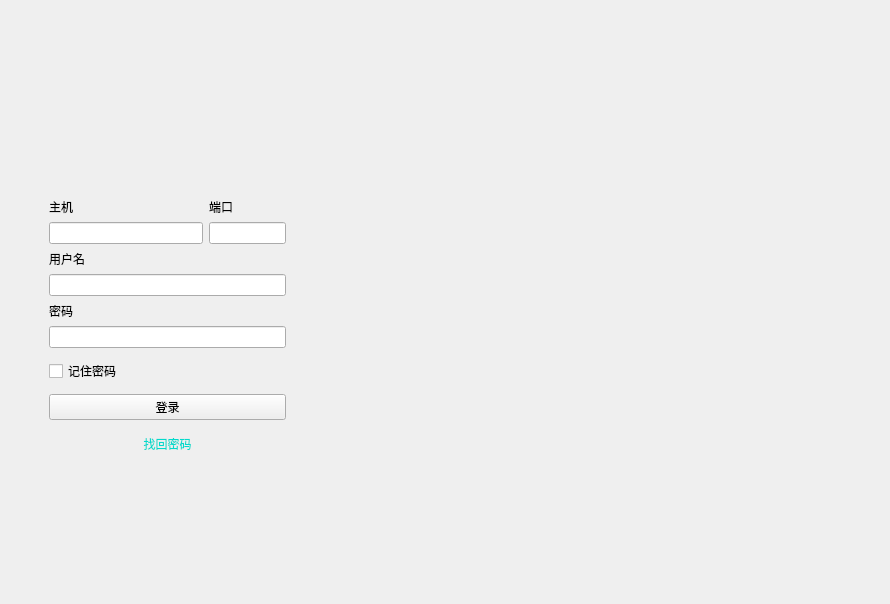
<?xml version="1.0" encoding="UTF-8"?>
<ui version="4.0">
 <class>Form</class>
 <widget class="QWidget" name="Form">
  <property name="geometry">
   <rect>
    <x>0</x>
    <y>0</y>
    <width>890</width>
    <height>604</height>
   </rect>
  </property>
  <property name="windowTitle">
   <string>Form</string>
  </property>
  <property name="styleSheet">
   <string notr="true">#Form{
	image: url(:/11/x.jpg);
}</string>
  </property>
  <layout class="QHBoxLayout" name="horizontalLayout">
   <property name="spacing">
    <number>0</number>
   </property>
   <property name="leftMargin">
    <number>0</number>
   </property>
   <property name="topMargin">
    <number>0</number>
   </property>
   <property name="rightMargin">
    <number>0</number>
   </property>
   <property name="bottomMargin">
    <number>0</number>
   </property>
   <item>
    <spacer name="horizontalSpacer">
     <property name="orientation">
      <enum>Qt::Horizontal</enum>
     </property>
     <property name="sizeHint" stdset="0">
      <size>
       <width>40</width>
       <height>20</height>
      </size>
     </property>
    </spacer>
   </item>
   <item>
    <widget class="QWidget" name="widget" native="true">
     <property name="sizePolicy">
      <sizepolicy hsizetype="Preferred" vsizetype="Preferred">
       <horstretch>3</horstretch>
       <verstretch>0</verstretch>
      </sizepolicy>
     </property>
     <property name="styleSheet">
      <string notr="true"/>
     </property>
     <layout class="QVBoxLayout" name="verticalLayout">
      <item>
       <spacer name="verticalSpacer">
        <property name="orientation">
         <enum>Qt::Vertical</enum>
        </property>
        <property name="sizeType">
         <enum>QSizePolicy::Expanding</enum>
        </property>
        <property name="sizeHint" stdset="0">
         <size>
          <width>200</width>
          <height>60</height>
         </size>
        </property>
       </spacer>
      </item>
      <item>
       <widget class="QLabel" name="label_2">
        <property name="sizePolicy">
         <sizepolicy hsizetype="Preferred" vsizetype="Preferred">
          <horstretch>0</horstretch>
          <verstretch>0</verstretch>
         </sizepolicy>
        </property>
        <property name="text">
         <string/>
        </property>
        <property name="textFormat">
         <enum>Qt::AutoText</enum>
        </property>
        <property name="pixmap">
         <pixmap>屏幕截图 2024-04-09 214524.png</pixmap>
        </property>
        <property name="scaledContents">
         <bool>false</bool>
        </property>
        <property name="alignment">
         <set>Qt::AlignCenter</set>
        </property>
       </widget>
      </item>
      <item>
       <spacer name="verticalSpacer_2">
        <property name="orientation">
         <enum>Qt::Vertical</enum>
        </property>
        <property name="sizeType">
         <enum>QSizePolicy::Fixed</enum>
        </property>
        <property name="sizeHint" stdset="0">
         <size>
          <width>20</width>
          <height>30</height>
         </size>
        </property>
       </spacer>
      </item>
      <item>
       <layout class="QGridLayout" name="gridLayout">
        <item row="1" column="0">
         <widget class="BodyLabel" name="BodyLabel_2">
          <property name="sizePolicy">
           <sizepolicy hsizetype="Preferred" vsizetype="Preferred">
            <horstretch>2</horstretch>
            <verstretch>0</verstretch>
           </sizepolicy>
          </property>
          <property name="text">
           <string>主机</string>
          </property>
         </widget>
        </item>
        <item row="2" column="0">
         <widget class="LineEdit" name="LineEdit_2">
          <property name="sizePolicy">
           <sizepolicy hsizetype="Preferred" vsizetype="Fixed">
            <horstretch>0</horstretch>
            <verstretch>0</verstretch>
           </sizepolicy>
          </property>
         </widget>
        </item>
        <item row="2" column="1">
         <widget class="LineEdit" name="LineEdit">
          <property name="sizePolicy">
           <sizepolicy hsizetype="Preferred" vsizetype="Fixed">
            <horstretch>0</horstretch>
            <verstretch>0</verstretch>
           </sizepolicy>
          </property>
         </widget>
        </item>
        <item row="1" column="1">
         <widget class="BodyLabel" name="BodyLabel">
          <property name="sizePolicy">
           <sizepolicy hsizetype="Preferred" vsizetype="Preferred">
            <horstretch>1</horstretch>
            <verstretch>0</verstretch>
           </sizepolicy>
          </property>
          <property name="text">
           <string>端口</string>
          </property>
         </widget>
        </item>
       </layout>
      </item>
      <item>
       <widget class="BodyLabel" name="BodyLabel_4">
        <property name="text">
         <string>用户名</string>
        </property>
       </widget>
      </item>
      <item>
       <widget class="LineEdit" name="LineEdit_4"/>
      </item>
      <item>
       <widget class="BodyLabel" name="BodyLabel_3">
        <property name="text">
         <string>密码</string>
        </property>
       </widget>
      </item>
      <item>
       <widget class="LineEdit" name="LineEdit_3"/>
      </item>
      <item>
       <spacer name="verticalSpacer_4">
        <property name="orientation">
         <enum>Qt::Vertical</enum>
        </property>
        <property name="sizeType">
         <enum>QSizePolicy::Fixed</enum>
        </property>
        <property name="sizeHint" stdset="0">
         <size>
          <width>20</width>
          <height>5</height>
         </size>
        </property>
       </spacer>
      </item>
      <item>
       <widget class="CheckBox" name="CheckBox">
        <property name="sizePolicy">
         <sizepolicy hsizetype="Minimum" vsizetype="Fixed">
          <horstretch>7</horstretch>
          <verstretch>0</verstretch>
         </sizepolicy>
        </property>
        <property name="text">
         <string>记住密码</string>
        </property>
       </widget>
      </item>
      <item>
       <spacer name="verticalSpacer_5">
        <property name="orientation">
         <enum>Qt::Vertical</enum>
        </property>
        <property name="sizeType">
         <enum>QSizePolicy::Fixed</enum>
        </property>
        <property name="sizeHint" stdset="0">
         <size>
          <width>20</width>
          <height>5</height>
         </size>
        </property>
       </spacer>
      </item>
      <item>
       <widget class="PrimaryPushButton" name="PrimaryPushButton">
        <property name="text">
         <string>登录</string>
        </property>
        <property name="flat">
         <bool>false</bool>
        </property>
       </widget>
      </item>
      <item>
       <spacer name="verticalSpacer_6">
        <property name="orientation">
         <enum>Qt::Vertical</enum>
        </property>
        <property name="sizeType">
         <enum>QSizePolicy::Fixed</enum>
        </property>
        <property name="sizeHint" stdset="0">
         <size>
          <width>20</width>
          <height>5</height>
         </size>
        </property>
       </spacer>
      </item>
      <item>
       <widget class="QPushButton" name="pushButton">
        <property name="palette">
         <palette>
          <active>
           <colorrole role="WindowText">
            <brush brushstyle="SolidPattern">
             <color alpha="255">
              <red>2</red>
              <green>218</green>
              <blue>204</blue>
             </color>
            </brush>
           </colorrole>
           <colorrole role="Button">
            <brush brushstyle="SolidPattern">
             <color alpha="255">
              <red>249</red>
              <green>236</green>
              <blue>232</blue>
             </color>
            </brush>
           </colorrole>
           <colorrole role="Light">
            <brush brushstyle="SolidPattern">
             <color alpha="255">
              <red>212</red>
              <green>255</green>
              <blue>255</blue>
             </color>
            </brush>
           </colorrole>
           <colorrole role="Midlight">
            <brush brushstyle="SolidPattern">
             <color alpha="255">
              <red>148</red>
              <green>255</green>
              <blue>255</blue>
             </color>
            </brush>
           </colorrole>
           <colorrole role="Dark">
            <brush brushstyle="SolidPattern">
             <color alpha="255">
              <red>42</red>
              <green>127</green>
              <blue>127</blue>
             </color>
            </brush>
           </colorrole>
           <colorrole role="Mid">
            <brush brushstyle="SolidPattern">
             <color alpha="255">
              <red>57</red>
              <green>170</green>
              <blue>170</blue>
             </color>
            </brush>
           </colorrole>
           <colorrole role="Text">
            <brush brushstyle="SolidPattern">
             <color alpha="255">
              <red>2</red>
              <green>218</green>
              <blue>204</blue>
             </color>
            </brush>
           </colorrole>
           <colorrole role="BrightText">
            <brush brushstyle="SolidPattern">
             <color alpha="255">
              <red>255</red>
              <green>255</green>
              <blue>255</blue>
             </color>
            </brush>
           </colorrole>
           <colorrole role="ButtonText">
            <brush brushstyle="SolidPattern">
             <color alpha="255">
              <red>2</red>
              <green>218</green>
              <blue>204</blue>
             </color>
            </brush>
           </colorrole>
           <colorrole role="Base">
            <brush brushstyle="SolidPattern">
             <color alpha="255">
              <red>249</red>
              <green>236</green>
              <blue>232</blue>
             </color>
            </brush>
           </colorrole>
           <colorrole role="Window">
            <brush brushstyle="SolidPattern">
             <color alpha="255">
              <red>249</red>
              <green>236</green>
              <blue>232</blue>
             </color>
            </brush>
           </colorrole>
           <colorrole role="Shadow">
            <brush brushstyle="SolidPattern">
             <color alpha="255">
              <red>0</red>
              <green>0</green>
              <blue>0</blue>
             </color>
            </brush>
           </colorrole>
           <colorrole role="AlternateBase">
            <brush brushstyle="SolidPattern">
             <color alpha="255">
              <red>251</red>
              <green>233</green>
              <blue>229</blue>
             </color>
            </brush>
           </colorrole>
           <colorrole role="ToolTipBase">
            <brush brushstyle="SolidPattern">
             <color alpha="255">
              <red>255</red>
              <green>255</green>
              <blue>220</blue>
             </color>
            </brush>
           </colorrole>
           <colorrole role="ToolTipText">
            <brush brushstyle="SolidPattern">
             <color alpha="255">
              <red>0</red>
              <green>0</green>
              <blue>0</blue>
             </color>
            </brush>
           </colorrole>
           <colorrole role="PlaceholderText">
            <brush brushstyle="SolidPattern">
             <color alpha="128">
              <red>2</red>
              <green>218</green>
              <blue>204</blue>
             </color>
            </brush>
           </colorrole>
          </active>
          <inactive>
           <colorrole role="WindowText">
            <brush brushstyle="SolidPattern">
             <color alpha="255">
              <red>2</red>
              <green>218</green>
              <blue>204</blue>
             </color>
            </brush>
           </colorrole>
           <colorrole role="Button">
            <brush brushstyle="SolidPattern">
             <color alpha="255">
              <red>249</red>
              <green>236</green>
              <blue>232</blue>
             </color>
            </brush>
           </colorrole>
           <colorrole role="Light">
            <brush brushstyle="SolidPattern">
             <color alpha="255">
              <red>212</red>
              <green>255</green>
              <blue>255</blue>
             </color>
            </brush>
           </colorrole>
           <colorrole role="Midlight">
            <brush brushstyle="SolidPattern">
             <color alpha="255">
              <red>148</red>
              <green>255</green>
              <blue>255</blue>
             </color>
            </brush>
           </colorrole>
           <colorrole role="Dark">
            <brush brushstyle="SolidPattern">
             <color alpha="255">
              <red>42</red>
              <green>127</green>
              <blue>127</blue>
             </color>
            </brush>
           </colorrole>
           <colorrole role="Mid">
            <brush brushstyle="SolidPattern">
             <color alpha="255">
              <red>57</red>
              <green>170</green>
              <blue>170</blue>
             </color>
            </brush>
           </colorrole>
           <colorrole role="Text">
            <brush brushstyle="SolidPattern">
             <color alpha="255">
              <red>2</red>
              <green>218</green>
              <blue>204</blue>
             </color>
            </brush>
           </colorrole>
           <colorrole role="BrightText">
            <brush brushstyle="SolidPattern">
             <color alpha="255">
              <red>255</red>
              <green>255</green>
              <blue>255</blue>
             </color>
            </brush>
           </colorrole>
           <colorrole role="ButtonText">
            <brush brushstyle="SolidPattern">
             <color alpha="255">
              <red>2</red>
              <green>218</green>
              <blue>204</blue>
             </color>
            </brush>
           </colorrole>
           <colorrole role="Base">
            <brush brushstyle="SolidPattern">
             <color alpha="255">
              <red>249</red>
              <green>236</green>
              <blue>232</blue>
             </color>
            </brush>
           </colorrole>
           <colorrole role="Window">
            <brush brushstyle="SolidPattern">
             <color alpha="255">
              <red>249</red>
              <green>236</green>
              <blue>232</blue>
             </color>
            </brush>
           </colorrole>
           <colorrole role="Shadow">
            <brush brushstyle="SolidPattern">
             <color alpha="255">
              <red>0</red>
              <green>0</green>
              <blue>0</blue>
             </color>
            </brush>
           </colorrole>
           <colorrole role="AlternateBase">
            <brush brushstyle="SolidPattern">
             <color alpha="255">
              <red>251</red>
              <green>233</green>
              <blue>229</blue>
             </color>
            </brush>
           </colorrole>
           <colorrole role="ToolTipBase">
            <brush brushstyle="SolidPattern">
             <color alpha="255">
              <red>255</red>
              <green>255</green>
              <blue>220</blue>
             </color>
            </brush>
           </colorrole>
           <colorrole role="ToolTipText">
            <brush brushstyle="SolidPattern">
             <color alpha="255">
              <red>0</red>
              <green>0</green>
              <blue>0</blue>
             </color>
            </brush>
           </colorrole>
           <colorrole role="PlaceholderText">
            <brush brushstyle="SolidPattern">
             <color alpha="128">
              <red>2</red>
              <green>218</green>
              <blue>204</blue>
             </color>
            </brush>
           </colorrole>
          </inactive>
          <disabled>
           <colorrole role="WindowText">
            <brush brushstyle="SolidPattern">
             <color alpha="255">
              <red>2</red>
              <green>218</green>
              <blue>204</blue>
             </color>
            </brush>
           </colorrole>
           <colorrole role="Button">
            <brush brushstyle="SolidPattern">
             <color alpha="255">
              <red>249</red>
              <green>236</green>
              <blue>232</blue>
             </color>
            </brush>
           </colorrole>
           <colorrole role="Light">
            <brush brushstyle="SolidPattern">
             <color alpha="255">
              <red>212</red>
              <green>255</green>
              <blue>255</blue>
             </color>
            </brush>
           </colorrole>
           <colorrole role="Midlight">
            <brush brushstyle="SolidPattern">
             <color alpha="255">
              <red>148</red>
              <green>255</green>
              <blue>255</blue>
             </color>
            </brush>
           </colorrole>
           <colorrole role="Dark">
            <brush brushstyle="SolidPattern">
             <color alpha="255">
              <red>42</red>
              <green>127</green>
              <blue>127</blue>
             </color>
            </brush>
           </colorrole>
           <colorrole role="Mid">
            <brush brushstyle="SolidPattern">
             <color alpha="255">
              <red>57</red>
              <green>170</green>
              <blue>170</blue>
             </color>
            </brush>
           </colorrole>
           <colorrole role="Text">
            <brush brushstyle="SolidPattern">
             <color alpha="255">
              <red>2</red>
              <green>218</green>
              <blue>204</blue>
             </color>
            </brush>
           </colorrole>
           <colorrole role="BrightText">
            <brush brushstyle="SolidPattern">
             <color alpha="255">
              <red>255</red>
              <green>255</green>
              <blue>255</blue>
             </color>
            </brush>
           </colorrole>
           <colorrole role="ButtonText">
            <brush brushstyle="SolidPattern">
             <color alpha="255">
              <red>2</red>
              <green>218</green>
              <blue>204</blue>
             </color>
            </brush>
           </colorrole>
           <colorrole role="Base">
            <brush brushstyle="SolidPattern">
             <color alpha="255">
              <red>249</red>
              <green>236</green>
              <blue>232</blue>
             </color>
            </brush>
           </colorrole>
           <colorrole role="Window">
            <brush brushstyle="SolidPattern">
             <color alpha="255">
              <red>249</red>
              <green>236</green>
              <blue>232</blue>
             </color>
            </brush>
           </colorrole>
           <colorrole role="Shadow">
            <brush brushstyle="SolidPattern">
             <color alpha="255">
              <red>0</red>
              <green>0</green>
              <blue>0</blue>
             </color>
            </brush>
           </colorrole>
           <colorrole role="AlternateBase">
            <brush brushstyle="SolidPattern">
             <color alpha="255">
              <red>251</red>
              <green>233</green>
              <blue>229</blue>
             </color>
            </brush>
           </colorrole>
           <colorrole role="ToolTipBase">
            <brush brushstyle="SolidPattern">
             <color alpha="255">
              <red>255</red>
              <green>255</green>
              <blue>220</blue>
             </color>
            </brush>
           </colorrole>
           <colorrole role="ToolTipText">
            <brush brushstyle="SolidPattern">
             <color alpha="255">
              <red>0</red>
              <green>0</green>
              <blue>0</blue>
             </color>
            </brush>
           </colorrole>
           <colorrole role="PlaceholderText">
            <brush brushstyle="SolidPattern">
             <color alpha="128">
              <red>2</red>
              <green>218</green>
              <blue>204</blue>
             </color>
            </brush>
           </colorrole>
          </disabled>
         </palette>
        </property>
        <property name="mouseTracking">
         <bool>true</bool>
        </property>
        <property name="focusPolicy">
         <enum>Qt::StrongFocus</enum>
        </property>
        <property name="styleSheet">
         <string notr="true">color: rgb(2, 218, 204);</string>
        </property>
        <property name="text">
         <string>找回密码</string>
        </property>
        <property name="checkable">
         <bool>false</bool>
        </property>
        <property name="autoRepeat">
         <bool>false</bool>
        </property>
        <property name="autoDefault">
         <bool>false</bool>
        </property>
        <property name="default">
         <bool>false</bool>
        </property>
        <property name="flat">
         <bool>true</bool>
        </property>
       </widget>
      </item>
      <item>
       <spacer name="verticalSpacer_3">
        <property name="orientation">
         <enum>Qt::Vertical</enum>
        </property>
        <property name="sizeHint" stdset="0">
         <size>
          <width>20</width>
          <height>60</height>
         </size>
        </property>
       </spacer>
      </item>
     </layout>
    </widget>
   </item>
   <item>
    <widget class="QLabel" name="label">
     <property name="sizePolicy">
      <sizepolicy hsizetype="Ignored" vsizetype="Ignored">
       <horstretch>7</horstretch>
       <verstretch>0</verstretch>
      </sizepolicy>
     </property>
     <property name="styleSheet">
      <string notr="true"/>
     </property>
     <property name="text">
      <string/>
     </property>
     <property name="scaledContents">
      <bool>true</bool>
     </property>
    </widget>
   </item>
  </layout>
 </widget>
 <customwidgets>
  <customwidget>
   <class>CheckBox</class>
   <extends>QCheckBox</extends>
   <header>qfluentwidgets</header>
  </customwidget>
  <customwidget>
   <class>PushButton</class>
   <extends>QPushButton</extends>
   <header>qfluentwidgets</header>
  </customwidget>
  <customwidget>
   <class>PrimaryPushButton</class>
   <extends>PushButton</extends>
   <header>qfluentwidgets</header>
  </customwidget>
  <customwidget>
   <class>BodyLabel</class>
   <extends>QLabel</extends>
   <header>qfluentwidgets</header>
  </customwidget>
  <customwidget>
   <class>LineEdit</class>
   <extends>QLineEdit</extends>
   <header>qfluentwidgets</header>
  </customwidget>
 </customwidgets>
 <resources>
  <include location="11.qrc"/>
 </resources>
 <connections/>
</ui>
